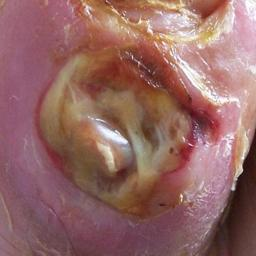
#> input picture src/data/infection/Aug-Positive/000509_30.jpg, 256 x 256 px, found by its file name
$ jupyter execute --allow-errors classification-infection.ipynb
#> lines starting #> are read from the running program, lines starting #| are printed output that depends on the picture
# Testes de diferentes classificadores - INFECTION

# OCPC Classifier

[cell 1]
import pandas as pd
import numpy as np
import joblib
import os
import cv2
import time
from sklearn.model_selection import KFold, train_test_split
from sklearn.decomposition import PCA
from sklearn.metrics import (
    accuracy_score, precision_score, recall_score,
    f1_score, roc_auc_score, confusion_matrix
)
from ocpc_py import MultiClassPC
from codecarbon import EmissionsTracker

# Configurações
base_path = "infection/"
image_size = (64, 64)

# Monta dataset
dataset = []
for classe, label in zip(["Aug-Positive", "Aug-Negative"], [1, 0]):
    pasta = os.path.join(base_path, classe)
    for imagem in os.listdir(pasta):
        caminho_imagem = os.path.join(pasta, imagem)
        dataset.append((caminho_imagem, label))

df = pd.DataFrame(dataset, columns=["imagem", "label"])

# Carrega e normaliza imagens
def load_images(df, image_size):
#> called with image_size = (64, 64)
    imagens, labels = [], []
    for _, row in df.iterrows():
        img = cv2.imread(row["imagem"])
#> img is the input picture: shape (256, 256, 3); mean B, G, R 100.8, 104.1, 148
        if img is not None:
            img = cv2.resize(img, image_size)
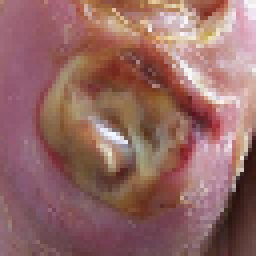
#> img: shape (64, 64, 3) (shown 4 times larger); mean B, G, R 100.9, 104.2, 148.2
            img = img.astype("float32") / 255.0
            imagens.append(img.flatten())
            labels.append(row["label"])
        else:
            print(f"Imagem não carregada: {row['imagem']}")
    return np.array(imagens), np.array(labels)

X_all, y_all = load_images(df, image_size)
#> y_all = [1, 0]
#> (the rest of this cell did not finish here and is left out)

# Random Forest

## Random Forest sem PCA

[cell 2]
import pandas as pd
import numpy as np
import os
import cv2
import time
from sklearn.model_selection import train_test_split, KFold
from sklearn.ensemble import RandomForestClassifier
from sklearn.metrics import (
    accuracy_score, precision_score, recall_score,
    f1_score, roc_auc_score, confusion_matrix
)
import joblib
from codecarbon import EmissionsTracker

# Caminho base e configuração
base_path = "infection/"
image_size = (64, 64)

# Montar dataset (imagem, rótulo)
dataset = []
for classe, label in zip(["Aug-Positive", "Aug-Negative"], [1, 0]):
    pasta = os.path.join(base_path, classe)
    for imagem in os.listdir(pasta):
        caminho_imagem = os.path.join(pasta, imagem)
        dataset.append((caminho_imagem, label))
df = pd.DataFrame(dataset, columns=["imagem", "label"])

# Carregar e normalizar imagens
def load_images(df, image_size):
#> called with image_size = (64, 64)
    imagens, labels = [], []
    for _, row in df.iterrows():
        img = cv2.imread(row["imagem"])
        if img is not None:
            img = cv2.resize(img, image_size)
            img = img.astype("float32") / 255.0
            imagens.append(img.flatten())
            labels.append(row["label"])
        else:
            print(f"Imagem não carregada: {row['imagem']}")
    return np.array(imagens), np.array(labels)

X_all, y_all = load_images(df, image_size)

# Separar treino/teste (20% é o holdout final)
#> (the rest of this cell did not finish here and is left out)

## Random Forest com PCA

[cell 3]
import pandas as pd
import numpy as np
import os
import cv2
from sklearn.model_selection import KFold, train_test_split
from sklearn.decomposition import PCA
from sklearn.metrics import (
    accuracy_score, precision_score, recall_score,
    f1_score, roc_auc_score, confusion_matrix
)
from sklearn.ensemble import RandomForestClassifier
from codecarbon import EmissionsTracker
import joblib

# Configurações
base_path = "infection/"
image_size = (64, 64)

# Monta dataset
dataset = []
for classe, label in zip(["Aug-Positive", "Aug-Negative"], [1, 0]):
    pasta = os.path.join(base_path, classe)
    for imagem in os.listdir(pasta):
        caminho_imagem = os.path.join(pasta, imagem)
        dataset.append((caminho_imagem, label))

df = pd.DataFrame(dataset, columns=["imagem", "label"])

# Carrega e normaliza imagens
def load_images(df, image_size):
#> called with image_size = (64, 64)
    imagens, labels = [], []
    for _, row in df.iterrows():
        img = cv2.imread(row["imagem"])
        if img is not None:
            img = cv2.resize(img, image_size)
            img = img.astype("float32") / 255.0
            imagens.append(img.flatten())
            labels.append(row["label"])
        else:
            print(f"Imagem não carregada: {row['imagem']}")
    return np.array(imagens), np.array(labels)

X_all, y_all = load_images(df, image_size)
#> (the rest of this cell did not finish here and is left out)

# XGBOOST

## XGBOOST com PCA

[cell 4]
import pandas as pd
import numpy as np
import os
import cv2
import joblib
from sklearn.model_selection import train_test_split, StratifiedKFold
from sklearn.decomposition import PCA
from sklearn.metrics import (
    accuracy_score, precision_score, recall_score,
    f1_score, roc_auc_score, confusion_matrix
)
from xgboost import XGBClassifier
from codecarbon import EmissionsTracker

base_path = "infection/"
image_size = (64, 64)

# Monta dataset
dataset = []
for classe, label in zip(["Aug-Positive", "Aug-Negative"], [1, 0]):
    pasta = os.path.join(base_path, classe)
    for imagem in os.listdir(pasta):
        caminho_imagem = os.path.join(pasta, imagem)
        dataset.append((caminho_imagem, label))

df = pd.DataFrame(dataset, columns=["imagem", "label"])

# Carrega e normaliza imagens
def load_images(df, image_size):
#> called with image_size = (64, 64)
    imagens, labels = [], []
    for _, row in df.iterrows():
        img = cv2.imread(row["imagem"])
        if img is not None:
            img = cv2.resize(img, image_size)
            img = img.astype("float32") / 255.0
            imagens.append(img.flatten())
            labels.append(row["label"])
        else:
            print(f"[AVISO] Imagem não carregada: {row['imagem']}")
    return np.array(imagens), np.array(labels)

X_all, y_all = load_images(df, image_size)
#> (the rest of this cell did not finish here and is left out)

## XGBOOST sem PCA

[cell 5]
import pandas as pd
import numpy as np
import os
import cv2
import matplotlib.pyplot as plt
import seaborn as sns
import joblib
from sklearn.model_selection import train_test_split, KFold
from sklearn.metrics import (
    accuracy_score, precision_score, recall_score,
    f1_score, roc_auc_score, confusion_matrix
)
from xgboost import XGBClassifier
from codecarbon import EmissionsTracker

# Caminho base e configurações
base_path = "infection/"
image_size = (32, 32)

# Montar dataframe com caminhos e rótulos
dataset = []
for classe, label in zip(["Aug-Positive", "Aug-Negative"], [1, 0]):
    pasta = os.path.join(base_path, classe)
    for imagem in os.listdir(pasta):
        dataset.append((os.path.join(pasta, imagem), label))
df = pd.DataFrame(dataset, columns=["imagem", "label"])

# Função para carregar imagens
def load_images(df, image_size):
#> called with image_size = (32, 32)
    imagens, labels = [], []
    for _, row in df.iterrows():
        img = cv2.imread(row["imagem"])
        if img is not None:
            img = cv2.resize(img, image_size)
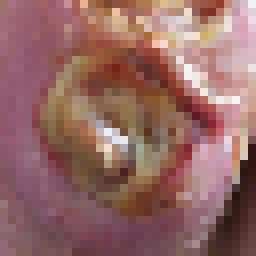
#> img: shape (32, 32, 3) (shown 8 times larger); mean B, G, R 100.9, 104.2, 148.2
            img = img.astype("float32") / 255.0
            imagens.append(img.flatten())
            labels.append(row["label"])
        else:
            print(f"[AVISO] Imagem não carregada: {row['imagem']}")
    return np.array(imagens), np.array(labels)

X_all, y_all = load_images(df, image_size)

# Separar treino/teste (20% é o holdout final)
#> (the rest of this cell did not finish here and is left out)

# MLPClassifier

## MLPClassifier com PCA

[cell 6]
import pandas as pd
import numpy as np
import os
import cv2
import joblib
from sklearn.model_selection import StratifiedKFold, train_test_split
from sklearn.decomposition import PCA
from sklearn.metrics import (
    accuracy_score, precision_score, recall_score,
    f1_score, roc_auc_score, confusion_matrix
)
from sklearn.neural_network import MLPClassifier
from codecarbon import EmissionsTracker

# Configurações
base_path = "infection/"
image_size = (64, 64)

# Monta dataset
dataset = []
for classe, label in zip(["Aug-Positive", "Aug-Negative"], [1, 0]):
    pasta = os.path.join(base_path, classe)
    for imagem in os.listdir(pasta):
        caminho_imagem = os.path.join(pasta, imagem)
        dataset.append((caminho_imagem, label))

df = pd.DataFrame(dataset, columns=["imagem", "label"])

# Carrega e normaliza imagens
def load_images(df, image_size):
#> called with image_size = (64, 64)
    imagens, labels = [], []
    for _, row in df.iterrows():
        img = cv2.imread(row["imagem"])
        if img is not None:
            img = cv2.resize(img, image_size)
            img = img.astype("float32") / 255.0
            imagens.append(img.flatten())
            labels.append(row["label"])
        else:
            print(f"Imagem não carregada: {row['imagem']}")
    return np.array(imagens), np.array(labels)

X_all, y_all = load_images(df, image_size)
#> (the rest of this cell did not finish here and is left out)

## MLPClassifier sem PCA

[cell 7]
import pandas as pd
import numpy as np
import os
import cv2
import joblib
from sklearn.model_selection import StratifiedKFold, train_test_split
from sklearn.metrics import (
    accuracy_score, precision_score, recall_score,
    f1_score, roc_auc_score, confusion_matrix
)
from sklearn.neural_network import MLPClassifier
from codecarbon import EmissionsTracker
import time

# Caminho base e configuração
base_path = "infection/"
image_size = (64, 64)

# Montar dataset (imagem, rótulo)
dataset = []
for classe, label in zip(["Aug-Positive", "Aug-Negative"], [1, 0]):
    pasta = os.path.join(base_path, classe)
    for imagem in os.listdir(pasta):
        caminho_imagem = os.path.join(pasta, imagem)
        dataset.append((caminho_imagem, label))
df = pd.DataFrame(dataset, columns=["imagem", "label"])

# Carregar e normalizar imagens
def load_images(df, image_size):
#> called with image_size = (64, 64)
    imagens, labels = [], []
    for _, row in df.iterrows():
        img = cv2.imread(row["imagem"])
        if img is not None:
            img = cv2.resize(img, image_size)
            img = img.astype("float32") / 255.0
            imagens.append(img.flatten())
            labels.append(row["label"])
        else:
            print(f"Imagem não carregada: {row['imagem']}")
    return np.array(imagens), np.array(labels)

X_all, y_all = load_images(df, image_size)

# Separar treino/teste (20% é o holdout final)
#> (the rest of this cell did not finish here and is left out)

# Comparação entre os modelos

[cell 8]
import pandas as pd
import numpy as np
import os
import cv2
import matplotlib.pyplot as plt
from sklearn.model_selection import KFold
from sklearn.decomposition import PCA
from sklearn.metrics import (
    accuracy_score, precision_score, recall_score,
    f1_score, roc_auc_score
)
from sklearn.svm import SVC
from sklearn.ensemble import RandomForestClassifier
from xgboost import XGBClassifier
from sklearn.neural_network import MLPClassifier
from sklearn.metrics import roc_curve
from sklearn.metrics import confusion_matrix
import seaborn as sns

# Caminho base das imagens e tamanho padronizado
base_path = "infection/"
image_size = (64, 64)

# Montar dataset com caminhos das imagens e rótulos
dataset = []
for classe, label in zip(["Aug-Positive", "Aug-Negative"], [1, 0]):
    pasta = os.path.join(base_path, classe)
    for imagem in os.listdir(pasta):
        caminho_imagem = os.path.join(pasta, imagem)
        dataset.append((caminho_imagem, label))

df = pd.DataFrame(dataset, columns=["imagem", "label"])

# Função para carregar e normalizar imagens
def load_images(df, image_size):
#> called with image_size = (64, 64)
    imagens = []
    labels = []
    for _, row in df.iterrows():
        img = cv2.imread(row["imagem"])
        if img is not None:
            img = cv2.resize(img, image_size)
            img = img.astype("float32") / 255.0  # Normalização
            img = img.flatten()
#> img = 12288 values, max 1 at index 4967, min 0.0392 at index 9966, mean 0.462
            imagens.append(img)
            labels.append(row["label"])
    return np.array(imagens), np.array(labels)

X, y = load_images(df, image_size)
#> y = [1, 0]

# Inicializar estruturas para salvar métricas por modelo
#> (the rest of this cell did not finish here and is left out)
